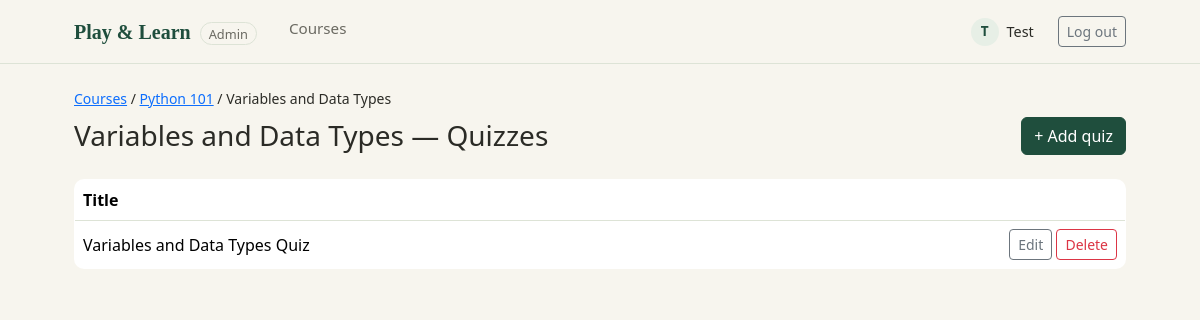
Screenshot of /admin/quizzes.php?lesson_id=1 (signed in) with the database file from the repository.
### tables this page shows
CREATE TABLE `lessons` (
  `lesson_id` int NOT NULL AUTO_INCREMENT,
  `course_id` int NOT NULL,
  `title` varchar(150) NOT NULL,
  `content` text,
  `game_type` varchar(50) DEFAULT NULL,
  `game_data` json DEFAULT NULL,
  `sort_order` int DEFAULT '0',
  PRIMARY KEY (`lesson_id`),
  KEY `course_id` (`course_id`),
  CONSTRAINT `lessons_ibfk_1` FOREIGN KEY (`course_id`) REFERENCES `courses` (`course_id`) ON DELETE CASCADE
);

CREATE TABLE `courses` (
  `course_id` int NOT NULL AUTO_INCREMENT,
  `title` varchar(100) NOT NULL,
  `description` text,
  `created_by` int NOT NULL,
  `created_at` timestamp NULL DEFAULT CURRENT_TIMESTAMP,
  PRIMARY KEY (`course_id`),
  KEY `created_by` (`created_by`),
  CONSTRAINT `courses_ibfk_1` FOREIGN KEY (`created_by`) REFERENCES `users` (`user_id`)
);

CREATE TABLE `quizzes` (
  `quiz_id` int NOT NULL AUTO_INCREMENT,
  `lesson_id` int NOT NULL,
  `title` varchar(150) NOT NULL,
  PRIMARY KEY (`quiz_id`),
  KEY `lesson_id` (`lesson_id`),
  CONSTRAINT `quizzes_ibfk_1` FOREIGN KEY (`lesson_id`) REFERENCES `lessons` (`lesson_id`) ON DELETE CASCADE
);

### admin/quizzes.php (the view, shortened to what this page needs)
<?php
require __DIR__ . '/../config/db.php';
$lesson_id = (int) ($_GET['lesson_id'] ?? 0);
$lesson_stmt = $pdo->prepare('
    SELECT l.lesson_id, l.title, l.course_id, c.title AS course_title
    FROM lessons l
    JOIN courses c ON c.course_id = l.course_id
    WHERE l.lesson_id = ?
');
$lesson_stmt->execute([$lesson_id]);
$lesson = $lesson_stmt->fetch();
$quizzes_stmt = $pdo->prepare('SELECT quiz_id, title FROM quizzes WHERE lesson_id = ? ORDER BY quiz_id');
$quizzes_stmt->execute([$lesson_id]);
$quizzes = $quizzes_stmt->fetchAll();
require __DIR__ . '/../includes/admin_header.php';
?>
<nav class="small mb-2">
    <a href="/admin/index.php">Courses</a> /
    <a href="/admin/lessons.php?course_id=<?= (int) $lesson['course_id'] ?>"><?= htmlspecialchars($lesson['course_title']) ?></a> /
    <?= htmlspecialchars($lesson['title']) ?>
</nav>
<div class="d-flex justify-content-between align-items-center mb-4">
    <h1 class="h3 mb-0"><?= htmlspecialchars($lesson['title']) ?> — Quizzes</h1>
    <a class="btn btn-pl-primary" href="/admin/quiz_form.php?lesson_id=<?= $lesson_id ?>">+ Add quiz</a>
</div>
<table class="table pl-table align-middle">
    <thead>
        <tr>
            <th>Title</th>
            <th></th>
        </tr>
    </thead>
    <tbody>
        <?php foreach ($quizzes as $quiz): ?>
            <tr>
                <td><?= htmlspecialchars($quiz['title']) ?></td>
                <td class="text-end">
                    <a class="btn btn-sm btn-outline-secondary"
                       href="/admin/quiz_form.php?lesson_id=<?= $lesson_id ?>&amp;id=<?= (int) $quiz['quiz_id'] ?>">Edit</a>
                    <form class="d-inline" method="post" action="/admin/delete_quiz.php"
                          onsubmit="return confirm('Delete this quiz?');">
                        <button class="btn btn-sm btn-outline-danger" type="submit">Delete</button>
                    </form>
                </td>
            </tr>
        <?php endforeach; ?>
    </tbody>
</table>
<?php require __DIR__ . '/../includes/footer.php'; ?>

### assets/css/style.css (style rules this page uses)
:root { --pl-cream: #F7F5EE; --pl-green-dark: #1F4E3D; --pl-green-mid: #2F6B4F; --pl-green-pale: #E7EFE6; --pl-border: #DDE3D6; --pl-text: #2B2B26; --pl-text-muted: #6B6A62; }
body { background: var(--pl-cream); color: var(--pl-text); font-family: 'Segoe UI', system-ui, -apple-system, sans-serif; }
.pl-table { background: #fff; border: 1px solid var(--pl-border); border-radius: 10px; overflow: hidden; }
.btn-pl-primary { background: var(--pl-green-dark); border-color: var(--pl-green-dark); color: #fff; }

### rows the page displays
lessons: course.title "Python 101", title "Variables and Data Types"
quizzes: title "Variables and Data Types Quiz"

### other values shown
substr($user['first_name'] ?? '?', 0, 1) "T"
$user['first_name'] "Test"
